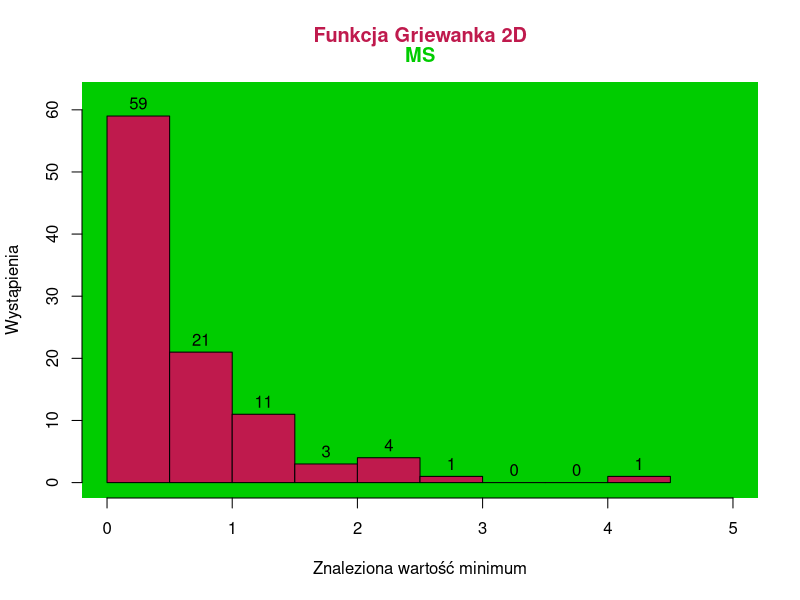

Write R code to recreate this figure. (Note: this script raises an error after producing the figure.)
## ---- chunk 1
G2MS <- as.vector(read.csv("./data/griewank2Dms.csv"))$x
G2PRS <- as.vector(read.csv("./data/griewank2Dprs.csv"))$x
G10MS <- as.vector(read.csv("./data/griewank10Dms.csv"))$x
G10PRS <- as.vector(read.csv("./data/griewank10Dprs.csv"))$x
G20MS <- as.vector(read.csv("./data/griewank20Dms.csv"))$x
G20PRS <- as.vector(read.csv("./data/griewank20Dprs.csv"))$x
S2MS <- as.vector(read.csv("./data/schwefel2Dms.csv"))$x
S2PRS <- as.vector(read.csv("./data/schwefel2Dprs.csv"))$x
S10MS <- as.vector(read.csv("./data/schwefel10Dms.csv"))$x
S10PRS <- as.vector(read.csv("./data/schwefel10Dprs.csv"))$x
S20MS <- as.vector(read.csv("./data/schwefel20Dms.csv"))$x
S20PRS <- as.vector(read.csv("./data/schwefel20Dprs.csv"))$x
## ---- chunk 2
png("G2MS.png", width = 700, height = 400)

hist(G2MS, main="", 
     xlab = "Znaleziona wartość minimum", ylab = "Wystąpienia", labels = TRUE,
     ylim = c(0,62), xlim = c(0,5), col=rgb(0.75,0.1,0.3),
     panel.first = rect(par("usr")[1], par("usr")[3], par("usr")[2], par("usr")[4], 
                        col = rgb(0,0.8,0), border = NA)
     )

title(main = "Funkcja Griewanka 2D", col.main = rgb(0.75,0.1,0.3), line = 2)
title(main = "MS", col.main = rgb(0,0.8,0), line = 1)

invisible(dev.off())
knitr::include_graphics("G2MS.png")
## ---- chunk 3
png("G2PRS.png", width = 700, height = 400)
hist(G2PRS, main="", 
     xlab = "Znaleziona wartość minimum", ylab = "Wystąpienia", labels = TRUE,
     ylim = c(0,30), xlim = c(0,2), col=rgb(0.75,0.1,0.3),
     panel.first = rect(par("usr")[1], par("usr")[3], par("usr")[2], par("usr")[4], 
                        col = rgb(1,0,0.83), border = NA)
)
title(main = "Funkcja Griewanka 2D", col.main = rgb(0.75,0.1,0.3), line = 2)
title(main = "PRS", col.main = rgb(1,0,0.83), line = 1)

invisible(dev.off())
knitr::include_graphics("G2PRS.png")
## ---- chunk 4
png("G10MS.png", width = 700, height = 400)
hist(G10MS, main="", 
     xlab = "Znaleziona wartość minimum", ylab = "Wystąpienia", labels = TRUE,
     xlim = c(0, 2.5e-10),  
     ylim = c(0, 40), col=rgb(0.75,0.1,0.3),
     panel.first = rect(par("usr")[1], par("usr")[3], par("usr")[2], par("usr")[4], 
                        col = rgb(0,0.8,0), border = NA)
)
title(main = "Funkcja Griewanka 10D", col.main = rgb(0.75,0.1,0.3), line = 2)
title(main = "MS", col.main = rgb(0,0.8,0), line = 1)

invisible(dev.off())
knitr::include_graphics("G10MS.png")
## ---- chunk 5
png("G10PRS.png", width = 700, height = 400)
hist(G10PRS, main="", 
     xlab = "Znaleziona wartość minimum", ylab = "Wystąpienia", labels = TRUE,
     xlim = c(10, 100), 
     ylim = c(0, 31),col=rgb(0.75,0.1,0.3),
     panel.first = rect(par("usr")[1], par("usr")[3], par("usr")[2], par("usr")[4], 
                        col = rgb(1,0,0.83), border = NA)
     )
title(main = "Funkcja Griewanka 10D", col.main = rgb(0.75,0.1,0.3), line = 2)
title(main = "PRS", col.main = rgb(1,0,0.83), line = 1)

invisible(dev.off())
knitr::include_graphics("G10PRS.png")
## ---- chunk 6
png("G20MS.png", width = 700, height = 400)
hist(G20MS, main="", 
     xlab = "Znaleziona wartość minimum", ylab = "Wystąpienia", labels = TRUE,
     xlim = c(0, 2e-10),  
     ylim = c(0, 26),col=rgb(0.75,0.1,0.3),
     panel.first = rect(par("usr")[1], par("usr")[3], par("usr")[2], par("usr")[4], 
                        col = rgb(0,0.8,0), border = NA)
     )
title(main = "Funkcja Griewanka 20D", col.main = rgb(0.75,0.1,0.3), line = 2)
title(main = "MS", col.main = rgb(0,0.8,0), line = 1)

invisible(dev.off())
knitr::include_graphics("G20MS.png")
## ---- chunk 7
png("G20PRS.png", width = 700, height = 400)
hist(G20PRS, main="", 
     xlab = "Znaleziona wartość minimum", ylab = "Wystąpienia", labels = TRUE,
     xlim = c(100, 300),  
     ylim = c(0, 36),col=rgb(0.75,0.1,0.3),
     panel.first = rect(par("usr")[1], par("usr")[3], par("usr")[2], par("usr")[4], 
                        col = rgb(1,0,0.83), border = NA)
     )
title(main = "Funkcja Griewanka 20D", col.main = rgb(0.75,0.1,0.3), line = 2)
title(main = "PRS", col.main = rgb(1,0,0.83), line = 1)

invisible(dev.off())
knitr::include_graphics("G20PRS.png")
## ---- chunk 8
png("S2MS.png", width = 700, height = 400)
hist(S2MS, main="", 
     xlab = "Znaleziona wartość minimum", ylab = "Wystąpienia", labels = TRUE,
     xlim = c(-840,-700), ylim = c(0,103),col="blue",
     panel.first = rect(par("usr")[1], par("usr")[3], par("usr")[2], par("usr")[4], 
                        col = rgb(0,0.8,0), border = NA)
     
     )
title(main = "Funkcja Schwefela 2D", col.main = "blue", line = 2)
title(main = "MS", col.main = rgb(0,0.8,0), line = 1)

invisible(dev.off())
knitr::include_graphics("S2MS.png")
## ---- chunk 9
png("S2PRS.png", width = 700, height = 400)
hist(S2PRS, main="", 
     xlab = "Znaleziona wartość minimum", ylab = "Wystąpienia", labels = TRUE,
     ylim = c(0,35), xlim = c(-850,-600),col="blue",
     panel.first = rect(par("usr")[1], par("usr")[3], par("usr")[2], par("usr")[4], 
                        col = rgb(1,0,0.83), border = NA)
     )
title(main = "Funkcja Schwefela 2D", col.main = "blue", line = 2)
title(main = "PRS", col.main = rgb(1,0,0.83), line = 1)

invisible(dev.off())
knitr::include_graphics("S2PRS.png")
## ---- chunk 10
png("S10MS.png", width = 700, height = 400)
hist(S10MS, main="", 
     xlab = "Znaleziona wartość minimum", ylab = "Wystąpienia", labels = TRUE,
     ylim = c(0,26), xlim = c(-3800,-2800),col="blue",
     panel.first = rect(par("usr")[1], par("usr")[3], par("usr")[2], par("usr")[4], 
                        col = rgb(0,0.8,0), border = NA)
     )
title(main = "Funkcja Schwefela 10D", col.main = "blue", line = 2)
title(main = "MS", col.main = rgb(0,0.8,0), line = 1)

invisible(dev.off())
knitr::include_graphics("S10MS.png")
## ---- chunk 11
png("S10PRS.png", width = 700, height = 400)
hist(S10PRS, main="", 
     xlab = "Znaleziona wartość minimum", ylab = "Wystąpienia", labels = TRUE,
     xlim = c(-2800,-1600), ylim = c(0,28),col="blue",
     panel.first = rect(par("usr")[1], par("usr")[3], par("usr")[2], par("usr")[4], 
                        col = rgb(1,0,0.83), border = NA)
     )
title(main = "Funkcja Schwefela 10D", col.main = "blue", line = 2)
title(main = "PRS", col.main = rgb(1,0,0.83), line = 1)

invisible(dev.off())
knitr::include_graphics("S10PRS.png")
## ---- chunk 12
png("S20MS.png", width = 700, height = 400)
hist(S20MS, main="", 
     xlab = "Znaleziona wartość minimum", ylab = "Wystąpienia", labels = TRUE,
     xlim = c(-6800,-5400),ylim = c(0,31),col="blue",
     panel.first = rect(par("usr")[1], par("usr")[3], par("usr")[2], par("usr")[4], 
                        col = rgb(0,0.8,0), border = NA)
     )
title(main = "Funkcja Schwefela 20D", col.main = "blue", line = 2)
title(main = "MS", col.main = rgb(0,0.8,0), line = 1)

invisible(dev.off())
knitr::include_graphics("S20MS.png")
## ---- chunk 13
png("S20PRS.png", width = 700, height = 400)
hist(S20PRS, main="", 
     xlab = "Znaleziona wartość minimum", ylab = "Wystąpienia", labels = TRUE,
     xlim = c(-4000,-2200), ylim = c(0,35),col="blue",
     panel.first = rect(par("usr")[1], par("usr")[3], par("usr")[2], par("usr")[4], 
                        col = rgb(1,0,0.83), border = NA)
     )
title(main = "Funkcja Schwefela 20D", col.main = "blue", line = 2)
title(main = "PRS", col.main = rgb(1,0,0.83), line = 1)

invisible(dev.off())
knitr::include_graphics("S20PRS.png")
## ---- chunk 14
bplot <- boxplot(G2MS, G2PRS, 
                main = "Funkcja Griewanka, 2D",
                col.main = rgb(0.75,0.1,0.3), 
                names = FALSE,  
                ylab = "Wartość",
                col = rgb(1,0,0.5))
axis(1, at = 1:2, 
     labels = FALSE) 
text(1:2, par("usr")[3] - 0.4, 
     labels = c("MS", "PRS"), 
     col = c(rgb(0,0.8,0), rgb(1,0,0.83)), 
     xpd = TRUE)

bplot <- boxplot(G10MS, G10PRS, 
                main = "Funkcja Griewanka, 10D",
                col.main = rgb(0.75,0.1,0.3), 
                names = FALSE,  
                ylab = "Wartość",
                col = rgb(1,0,0.5))
axis(1, at = 1:2,
     labels = FALSE) 
text(1:2, 
     labels = c("MS", "PRS"),  par("usr")[3] - 8, 
     col = c(rgb(0,0.8,0), rgb(1,0,0.83)), 
     xpd = TRUE)

bplot <- boxplot(G20MS, G20PRS, 
                main = "Funkcja Griewanka, 20D",
                col.main = rgb(0.75,0.1,0.3), 
                names = FALSE,  
                ylab = "Wartość",
                col = rgb(1,0,0.5))
axis(1, at = 1:2, 
     labels = FALSE) 
text(1:2, par("usr")[3] - 23.5, 
     labels = c("MS", "PRS"), 
     col = c(rgb(0,0.8,0), rgb(1,0,0.83)), 
     xpd = TRUE)

bplot <- boxplot(S2MS,S2PRS, 
                main = "Funkcja Schwefela, 2D",
                col.main = "blue", 
                names = FALSE,  
                ylab = "Wartość",
                col = rgb(0,0,1))
axis(1, at = 1:2, 
     labels = FALSE) 
text(1:2, par("usr")[3] - 18.5, 
     labels = c("MS", "PRS"), 
     col = c(rgb(0,0.8,0), rgb(1,0,0.83)), 
     xpd = TRUE)

bplot <- boxplot(S10MS,S10PRS, 
                main = "Funkcja Schwefela, 10D",
                col.main = "blue", 
                names = FALSE,  
                ylab = "Wartość",
                col = rgb(0,0,1))
axis(1, at = 1:2, 
     labels = FALSE) 
text(1:2, par("usr")[3] - 155.5, 
     labels = c("MS", "PRS"), 
     col = c(rgb(0,0.8,0), rgb(1,0,0.83)), 
     xpd = TRUE)

bplot <- boxplot(S20MS,S20PRS, 
                main = "Funkcja Schwefela, 20D",
                col.main = "blue", 
                names = FALSE,  
                ylab = "Wartość",
                col = rgb(0,0,1))
axis(1, at = 1:2, 
     labels = FALSE) 
text(1:2, par("usr")[3] - 335.5, 
     labels = c("MS", "PRS"), 
     col = c(rgb(0,0.8,0), rgb(1,0,0.83)), 
     xpd = TRUE)
## ---- chunk 15
t.test(x = G2PRS, y = G2MS, paired = TRUE)
## ---- chunk 16
t.test(x = G10PRS, y = G10MS, paired = TRUE)
## ---- chunk 17
t.test(x = G20PRS, y = G20MS, paired = TRUE)
## ---- chunk 18
t.test(x = S2PRS, y = S2MS, paired = TRUE)
## ---- chunk 19
t.test(x = S10PRS, y = S10MS, paired = TRUE)
## ---- chunk 20
t.test(x = S20PRS, y = S20MS, paired = TRUE)
